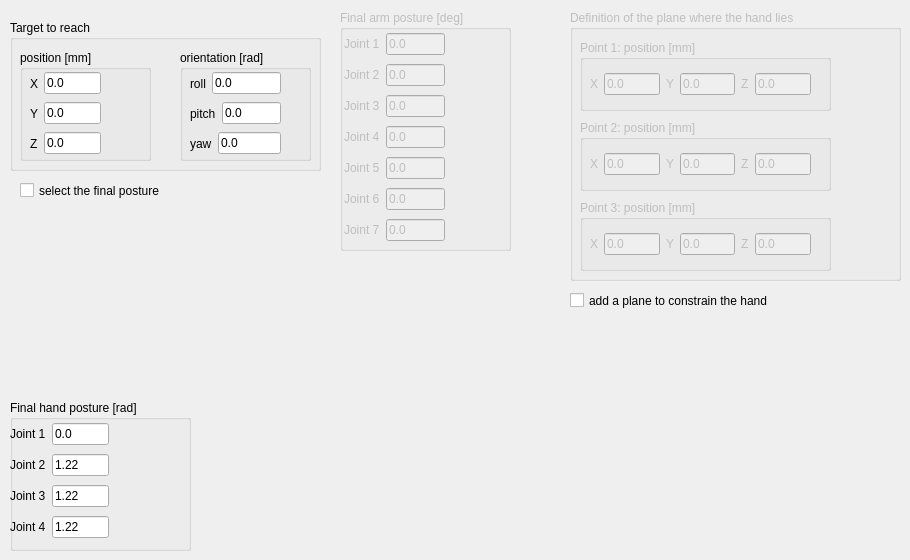
   <widget class="QWidget" name="tab_huml_move">
    <attribute name="title">
     <string>Move settings</string>
    </attribute>
    <widget class="QGroupBox" name="groupBox_target">
     <property name="geometry">
      <rect>
       <x>10</x>
       <y>20</y>
       <width>311</width>
       <height>151</height>
      </rect>
     </property>
     <property name="title">
      <string>Target to reach</string>
     </property>
     <widget class="QGroupBox" name="groupBox_target_pos">
      <property name="geometry">
       <rect>
        <x>10</x>
        <y>30</y>
        <width>131</width>
        <height>111</height>
       </rect>
      </property>
      <property name="title">
       <string>position [mm]</string>
      </property>
      <widget class="QWidget" name="layoutWidget_20">
       <property name="geometry">
        <rect>
         <x>10</x>
         <y>50</y>
         <width>71</width>
         <height>27</height>
        </rect>
       </property>
       <layout class="QHBoxLayout" name="horizontalLayout_41">
        <item>
         <widget class="QLabel" name="label_128">
          <property name="text">
           <string>Y</string>
          </property>
         </widget>
        </item>
        <item>
         <widget class="QLineEdit" name="lineEdit_target_y">
          <property name="text">
           <string>0.0</string>
          </property>
         </widget>
        </item>
       </layout>
      </widget>
      <widget class="QWidget" name="layoutWidget_21">
       <property name="geometry">
        <rect>
         <x>10</x>
         <y>80</y>
         <width>71</width>
         <height>27</height>
        </rect>
       </property>
       <layout class="QHBoxLayout" name="horizontalLayout_42">
        <item>
         <widget class="QLabel" name="label_129">
          <property name="text">
           <string>Z</string>
          </property>
         </widget>
        </item>
        <item>
         <widget class="QLineEdit" name="lineEdit_target_z">
          <property name="text">
           <string>0.0</string>
          </property>
         </widget>
        </item>
       </layout>
      </widget>
      <widget class="QWidget" name="layoutWidget_eng_tol_pos_7">
       <property name="geometry">
        <rect>
         <x>10</x>
         <y>20</y>
         <width>71</width>
         <height>27</height>
        </rect>
       </property>
       <layout class="QHBoxLayout" name="horizontalLayout_43">
        <item>
         <widget class="QLabel" name="label_130">
          <property name="text">
           <string>X</string>
          </property>
         </widget>
        </item>
        <item>
         <widget class="QLineEdit" name="lineEdit_target_x">
          <property name="text">
           <string>0.0</string>
          </property>
         </widget>
        </item>
       </layout>
      </widget>
     </widget>
     <widget class="QGroupBox" name="groupBox_target_orientation">
      <property name="geometry">
       <rect>
        <x>170</x>
        <y>30</y>
        <width>131</width>
        <height>111</height>
       </rect>
      </property>
      <property name="title">
       <string>orientation [rad]</string>
      </property>
      <widget class="QWidget" name="layoutWidget_22">
       <property name="geometry">
        <rect>
         <x>10</x>
         <y>50</y>
         <width>91</width>
         <height>27</height>
        </rect>
       </property>
       <layout class="QHBoxLayout" name="horizontalLayout_50">
        <item>
         <widget class="QLabel" name="label_138">
          <property name="text">
           <string>pitch</string>
          </property>
         </widget>
        </item>
        <item>
         <widget class="QLineEdit" name="lineEdit_target_pitch">
          <property name="text">
           <string>0.0</string>
          </property>
         </widget>
        </item>
       </layout>
      </widget>
      <widget class="QWidget" name="layoutWidget_23">
       <property name="geometry">
        <rect>
         <x>10</x>
         <y>80</y>
         <width>91</width>
         <height>27</height>
        </rect>
       </property>
       <layout class="QHBoxLayout" name="horizontalLayout_51">
        <item>
         <widget class="QLabel" name="label_139">
          <property name="text">
           <string>yaw</string>
          </property>
         </widget>
        </item>
        <item>
         <widget class="QLineEdit" name="lineEdit_target_yaw">
          <property name="text">
           <string>0.0</string>
          </property>
         </widget>
        </item>
       </layout>
      </widget>
      <widget class="QWidget" name="layoutWidget_eng_tol_pos_8">
       <property name="geometry">
        <rect>
         <x>10</x>
         <y>20</y>
         <width>91</width>
         <height>27</height>
        </rect>
       </property>
       <layout class="QHBoxLayout" name="horizontalLayout_52">
        <item>
         <widget class="QLabel" name="label_140">
          <property name="text">
           <string>roll</string>
          </property>
         </widget>
        </item>
        <item>
         <widget class="QLineEdit" name="lineEdit_target_roll">
          <property name="text">
           <string>0.0</string>
          </property>
         </widget>
        </item>
       </layout>
      </widget>
     </widget>
    </widget>
    <widget class="QGroupBox" name="groupBox_final_arm">
     <property name="enabled">
      <bool>false</bool>
     </property>
     <property name="geometry">
      <rect>
       <x>340</x>
       <y>10</y>
       <width>171</width>
       <height>241</height>
      </rect>
     </property>
     <property name="title">
      <string>Final arm posture [deg]</string>
     </property>
     <widget class="QWidget" name="layoutWidget">
      <property name="geometry">
       <rect>
        <x>4</x>
        <y>20</y>
        <width>101</width>
        <height>220</height>
       </rect>
      </property>
      <layout class="QVBoxLayout" name="verticalLayout_6">
       <item>
        <layout class="QHBoxLayout" name="horizontalLayout_46">
         <item>
          <widget class="QLabel" name="label_131">
           <property name="text">
            <string>Joint 1</string>
           </property>
          </widget>
         </item>
         <item>
          <widget class="QLineEdit" name="lineEdit_final_arm_1">
           <property name="text">
            <string>0.0</string>
           </property>
          </widget>
         </item>
        </layout>
       </item>
       <item>
        <layout class="QHBoxLayout" name="horizontalLayout_45">
         <item>
          <widget class="QLabel" name="label_132">
           <property name="text">
            <string>Joint 2</string>
           </property>
          </widget>
         </item>
         <item>
          <widget class="QLineEdit" name="lineEdit_final_arm_2">
           <property name="text">
            <string>0.0</string>
           </property>
          </widget>
         </item>
        </layout>
       </item>
       <item>
        <layout class="QHBoxLayout" name="horizontalLayout_44">
         <item>
          <widget class="QLabel" name="label_133">
           <property name="text">
            <string>Joint 3</string>
           </property>
          </widget>
         </item>
         <item>
          <widget class="QLineEdit" name="lineEdit_final_arm_3">
           <property name="text">
            <string>0.0</string>
           </property>
          </widget>
         </item>
        </layout>
       </item>
       <item>
        <layout class="QHBoxLayout" name="horizontalLayout_28">
         <item>
          <widget class="QLabel" name="label_134">
           <property name="text">
            <string>Joint 4</string>
           </property>
          </widget>
         </item>
         <item>
          <widget class="QLineEdit" name="lineEdit_final_arm_4">
           <property name="text">
            <string>0.0</string>
           </property>
          </widget>
         </item>
        </layout>
       </item>
       <item>
        <layout class="QHBoxLayout" name="horizontalLayout_27">
         <item>
          <widget class="QLabel" name="label_135">
           <property name="text">
            <string>Joint 5</string>
           </property>
          </widget>
         </item>
         <item>
          <widget class="QLineEdit" name="lineEdit_final_arm_5">
           <property name="text">
            <string>0.0</string>
           </property>
          </widget>
         </item>
        </layout>
       </item>
       <item>
        <layout class="QHBoxLayout" name="horizontalLayout_25">
         <item>
          <widget class="QLabel" name="label_136">
           <property name="text">
            <string>Joint 6</string>
           </property>
          </widget>
         </item>
         <item>
          <widget class="QLineEdit" name="lineEdit_final_arm_6">
           <property name="text">
            <string>0.0</string>
           </property>
          </widget>
         </item>
        </layout>
       </item>
       <item>
        <layout class="QHBoxLayout" name="horizontalLayout_19">
         <item>
          <widget class="QLabel" name="label_137">
           <property name="text">
            <string>Joint 7</string>
           </property>
          </widget>
         </item>
         <item>
          <widget class="QLineEdit" name="lineEdit_final_arm_7">
           <property name="text">
            <string>0.0</string>
           </property>
          </widget>
         </item>
        </layout>
       </item>
      </layout>
     </widget>
    </widget>
    <widget class="QGroupBox" name="groupBox_final_hand">
     <property name="geometry">
      <rect>
       <x>10</x>
       <y>400</y>
       <width>181</width>
       <height>151</height>
      </rect>
     </property>
     <property name="title">
      <string>Final hand posture [rad]</string>
     </property>
     <widget class="QWidget" name="layoutWidget">
      <property name="geometry">
       <rect>
        <x>0</x>
        <y>20</y>
        <width>99</width>
        <height>124</height>
       </rect>
      </property>
      <layout class="QVBoxLayout" name="verticalLayout_38">
       <item>
        <layout class="QHBoxLayout" name="horizontalLayout_49">
         <item>
          <widget class="QLabel" name="label_142">
           <property name="text">
            <string>Joint 1</string>
           </property>
          </widget>
         </item>
         <item>
          <widget class="QLineEdit" name="lineEdit_final_hand_1">
           <property name="text">
            <string>0.0</string>
           </property>
          </widget>
         </item>
        </layout>
       </item>
       <item>
        <layout class="QHBoxLayout" name="horizontalLayout_48">
         <item>
          <widget class="QLabel" name="label_143">
           <property name="text">
            <string>Joint 2</string>
           </property>
          </widget>
         </item>
         <item>
          <widget class="QLineEdit" name="lineEdit_final_hand_2">
           <property name="text">
            <string>1.22</string>
           </property>
          </widget>
         </item>
        </layout>
       </item>
       <item>
        <layout class="QHBoxLayout" name="horizontalLayout_47">
         <item>
          <widget class="QLabel" name="label_144">
           <property name="text">
            <string>Joint 3</string>
           </property>
          </widget>
         </item>
         <item>
          <widget class="QLineEdit" name="lineEdit_final_hand_3">
           <property name="text">
            <string>1.22</string>
           </property>
          </widget>
         </item>
        </layout>
       </item>
       <item>
        <layout class="QHBoxLayout" name="horizontalLayout_26">
         <item>
          <widget class="QLabel" name="label_145">
           <property name="text">
            <string>Joint 4</string>
           </property>
          </widget>
         </item>
         <item>
          <widget class="QLineEdit" name="lineEdit_final_hand_4">
           <property name="text">
            <string>1.22</string>
           </property>
          </widget>
         </item>
        </layout>
       </item>
      </layout>
     </widget>
    </widget>
    <widget class="QCheckBox" name="checkBox_sel_final_posture">
     <property name="geometry">
      <rect>
       <x>20</x>
       <y>180</y>
       <width>211</width>
       <height>21</height>
      </rect>
     </property>
     <property name="text">
      <string>select the final posture</string>
     </property>
    </widget>
    <widget class="QGroupBox" name="groupBox_plane">
     <property name="enabled">
      <bool>false</bool>
     </property>
     <property name="geometry">
      <rect>
       <x>570</x>
       <y>10</y>
       <width>331</width>
       <height>271</height>
      </rect>
     </property>
     <property name="title">
      <string>Definition of the plane where the hand lies </string>
     </property>
     <widget class="QGroupBox" name="groupBox_plane_point_1">
      <property name="geometry">
       <rect>
        <x>10</x>
        <y>30</y>
        <width>251</width>
        <height>71</height>
       </rect>
      </property>
      <property name="title">
       <string>Point 1: position [mm]</string>
      </property>
      <widget class="QWidget" name="layoutWidget">
       <property name="geometry">
        <rect>
         <x>10</x>
         <y>30</y>
         <width>221</width>
         <height>28</height>
        </rect>
       </property>
       <layout class="QHBoxLayout" name="horizontalLayout_62">
        <item>
         <layout class="QHBoxLayout" name="horizontalLayout_55">
          <item>
           <widget class="QLabel" name="label_147">
            <property name="text">
             <string>X</string>
            </property>
           </widget>
          </item>
          <item>
           <widget class="QLineEdit" name="lineEdit_point_1_x">
            <property name="text">
             <string>0.0</string>
            </property>
           </widget>
          </item>
         </layout>
        </item>
        <item>
         <layout class="QHBoxLayout" name="horizontalLayout_53">
          <item>
           <widget class="QLabel" name="label_141">
            <property name="text">
             <string>Y</string>
            </property>
           </widget>
          </item>
          <item>
           <widget class="QLineEdit" name="lineEdit_point_1_y">
            <property name="text">
             <string>0.0</string>
            </property>
           </widget>
          </item>
         </layout>
        </item>
        <item>
         <layout class="QHBoxLayout" name="horizontalLayout_54">
          <item>
           <widget class="QLabel" name="label_146">
            <property name="text">
             <string>Z</string>
            </property>
           </widget>
          </item>
          <item>
           <widget class="QLineEdit" name="lineEdit_point_1_z">
            <property name="text">
             <string>0.0</string>
            </property>
           </widget>
          </item>
         </layout>
        </item>
       </layout>
      </widget>
     </widget>
     <widget class="QGroupBox" name="groupBox_plane_point_2">
      <property name="geometry">
       <rect>
        <x>10</x>
        <y>110</y>
        <width>251</width>
        <height>71</height>
       </rect>
      </property>
      <property name="title">
       <string>Point 2: position [mm]</string>
      </property>
      <widget class="QWidget" name="layoutWidget_8">
       <property name="geometry">
        <rect>
         <x>10</x>
         <y>30</y>
         <width>221</width>
         <height>28</height>
        </rect>
       </property>
       <layout class="QHBoxLayout" name="horizontalLayout_63">
        <item>
         <layout class="QHBoxLayout" name="horizontalLayout_56">
          <item>
           <widget class="QLabel" name="label_148">
            <property name="text">
             <string>X</string>
            </property>
           </widget>
          </item>
          <item>
           <widget class="QLineEdit" name="lineEdit_point_2_x">
            <property name="text">
             <string>0.0</string>
            </property>
           </widget>
          </item>
         </layout>
        </item>
        <item>
         <layout class="QHBoxLayout" name="horizontalLayout_57">
          <item>
           <widget class="QLabel" name="label_149">
            <property name="text">
             <string>Y</string>
            </property>
           </widget>
          </item>
          <item>
           <widget class="QLineEdit" name="lineEdit_point_2_y">
            <property name="text">
             <string>0.0</string>
            </property>
           </widget>
          </item>
         </layout>
        </item>
        <item>
         <layout class="QHBoxLayout" name="horizontalLayout_58">
          <item>
           <widget class="QLabel" name="label_150">
            <property name="text">
             <string>Z</string>
            </property>
           </widget>
          </item>
          <item>
           <widget class="QLineEdit" name="lineEdit_point_2_z">
            <property name="text">
             <string>0.0</string>
            </property>
           </widget>
          </item>
         </layout>
        </item>
       </layout>
      </widget>
     </widget>
     <widget class="QGroupBox" name="groupBox_plane_point_3">
      <property name="geometry">
       <rect>
        <x>10</x>
        <y>190</y>
        <width>251</width>
        <height>71</height>
       </rect>
      </property>
      <property name="title">
       <string>Point 3: position [mm]</string>
      </property>
      <widget class="QWidget" name="layoutWidget_9">
       <property name="geometry">
        <rect>
         <x>10</x>
         <y>30</y>
         <width>221</width>
         <height>28</height>
        </rect>
       </property>
       <layout class="QHBoxLayout" name="horizontalLayout_64">
        <item>
         <layout class="QHBoxLayout" name="horizontalLayout_59">
          <item>
           <widget class="QLabel" name="label_151">
            <property name="text">
             <string>X</string>
            </property>
           </widget>
          </item>
          <item>
           <widget class="QLineEdit" name="lineEdit_point_3_x">
            <property name="text">
             <string>0.0</string>
            </property>
           </widget>
          </item>
         </layout>
        </item>
        <item>
         <layout class="QHBoxLayout" name="horizontalLayout_60">
          <item>
           <widget class="QLabel" name="label_152">
            <property name="text">
             <string>Y</string>
            </property>
           </widget>
          </item>
          <item>
           <widget class="QLineEdit" name="lineEdit_point_3_y">
            <property name="text">
             <string>0.0</string>
            </property>
           </widget>
          </item>
         </layout>
        </item>
        <item>
         <layout class="QHBoxLayout" name="horizontalLayout_61">
          <item>
           <widget class="QLabel" name="label_153">
            <property name="text">
             <string>Z</string>
            </property>
           </widget>
          </item>
          <item>
           <widget class="QLineEdit" name="lineEdit_point_3_z">
            <property name="text">
             <string>0.0</string>
            </property>
           </widget>
          </item>
         </layout>
        </item>
       </layout>
      </widget>
     </widget>
    </widget>
    <widget class="QCheckBox" name="checkBox_add_plane">
     <property name="geometry">
      <rect>
       <x>570</x>
       <y>290</y>
       <width>241</width>
       <height>21</height>
      </rect>
     </property>
     <property name="text">
      <string>add a plane to constrain the hand  </string>
     </property>
    </widget>
   </widget>
